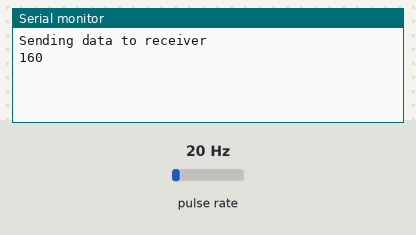
Bench run of a sketch on a simulated Arduino Uno, built with avr-gcc and run on an emulated ATmega328P. Parts: the last lines printed to the serial monitor. Wiring (inferred from the names in the program): pulse sensor: data pin 2. Inputs (shaded band) come from the test bench; at power-on: pulse rate 20 Hz. No radio packets arrive unless stated.

Above: at 1.2 s.
1.3 s: pulse rate (sensor on pin 2) set to 4 Hz
At 2.6 s:
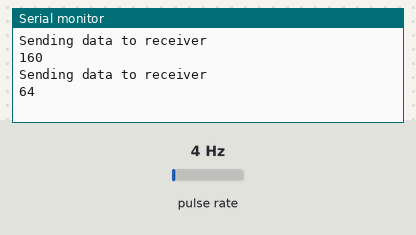
2.8 s: pulse rate (sensor on pin 2) set to 50 Hz
At 3.4 s:
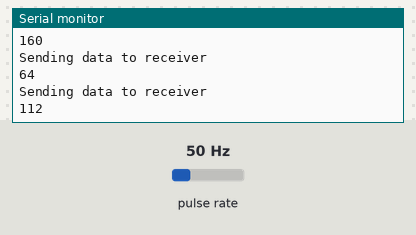
Timing chart, 0 to 5.8 s (numbered marks = the images above; inputs shaded):
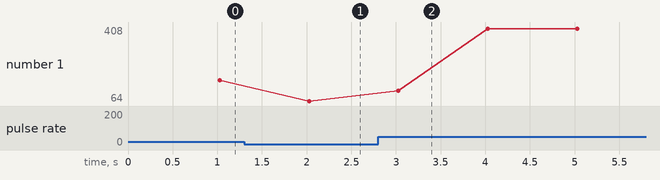

The sketch:

sensor_transmitter.ino
```cpp
#include <RH_NRF24.h>
#include <LiquidCrystal.h>

RH_NRF24 nrf24;

volatile int flow_frequency; // Measures flow sensor pulses
unsigned int l_hour; // Calculated litres/hour
unsigned char flowsensor = 2; // Sensor Input
unsigned long currentTime;
unsigned long cloopTime;
void flow () // Interrupt function
{
   flow_frequency++;
}

void setup() {
   pinMode(flowsensor, INPUT);
   digitalWrite(flowsensor, HIGH); // Optional Internal Pull-Up
   Serial.begin(9600);
   attachInterrupt(0, flow, RISING); // Setup Interrupt
   sei(); // Enable interrupts
   currentTime = millis();
   cloopTime = currentTime;

	Serial.begin(9600);
	while (!Serial);

	if (!nrf24.init()) {
		Serial.println("initialization failed");
	}
	if (!nrf24.setChannel(1)) {
		Serial.println("Channel Set failed");
	}
	if (!nrf24.setRF(RH_NRF24::DataRate2Mbps, RH_NRF24::TransmitPower0dBm)) {
		Serial.println("RF set failed");
	}
}

void transmit_data(unsigned int flow_rate) {
	Serial.println("Sending data to receiver");
	Serial.println(flow_rate, DEC);
	nrf24.send((uint8_t *)&flow_rate,sizeof(flow_rate));
	nrf24.waitPacketSent();
}

void loop() {
   currentTime = millis();
   // Every second, calculate and print litres/hour
   if(currentTime >= (cloopTime + 1000))
   {
      cloopTime = currentTime; // Updates cloopTime
      // Pulse frequency (Hz) = 7.5Q, Q is flow rate in L/min.
      l_hour = (flow_frequency * 60 / 7.5); // (Pulse frequency x 60 min) / 7.5Q = flowrate in L/hour
      flow_frequency = 0; // Reset Counter
	  transmit_data(l_hour);
   }
}
```

Measured:
- after the input at 1.3 s, the serial monitor: prints a new line after 0.73 s (image 1)
- after the input at 2.8 s, the serial monitor: prints a new line after 0.23 s (image 2)
- plotted number 1: 160 → 64 after the input at 1.3 s, 64 → 392 after the input at 2.8 s
